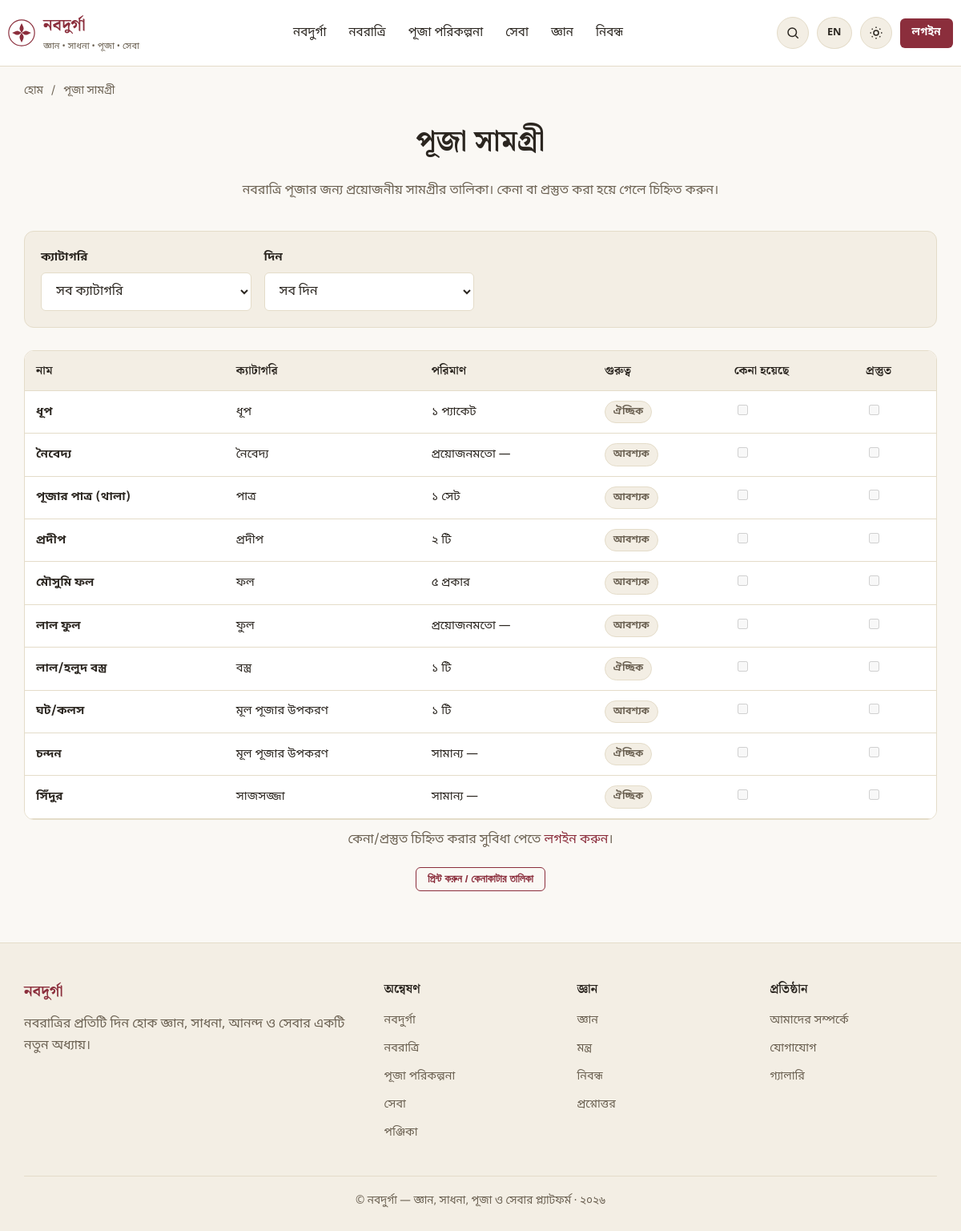
The app's page /puja-items with its own data.
### tables this page shows
CREATE TABLE IF NOT EXISTS puja_items (
    id INT UNSIGNED AUTO_INCREMENT PRIMARY KEY,
    name_bn VARCHAR(255) NOT NULL,
    name_en VARCHAR(255) NULL,
    category VARCHAR(100) NOT NULL,
    quantity VARCHAR(50) NULL,
    unit VARCHAR(50) NULL,
    used_day VARCHAR(100) NULL COMMENT 'e.g. all days / day 1,4,8',
    importance VARCHAR(50) NULL COMMENT 'আবশ্যক / ঐচ্ছিক',
    alternative VARCHAR(255) NULL,
    notes TEXT NULL,
    image VARCHAR(255) NULL,
    status ENUM('active','inactive') NOT NULL DEFAULT 'active',
    created_at DATETIME NOT NULL DEFAULT CURRENT_TIMESTAMP,
    updated_at DATETIME NOT NULL DEFAULT CURRENT_TIMESTAMP ON UPDATE CURRENT_TIMESTAMP,
    INDEX idx_puja_items_category (category)
);

### app/core/Controller.php (called while the page is built, shortened)
<?php
class Controller
{
    protected function view(string $view, array $data = [], ?string $layout = null): void
    {
        $viewFile = dirname(__DIR__) . '/views/' . $view . '.php';
        extract($data, EXTR_SKIP);
        require $viewFile;
    }
}

### app/controllers/PujaItemController.php (called while the page is built, shortened)
<?php
class PujaItemController extends Controller
{
    public function index(Request $request): void
    {
        $repo = new PujaItemRepository();
        $category = $request->query('category') ?: null;
        $day = $request->query('day') ?: null;
        $items = $repo->filtered($category, $day);
        $statuses = Auth::check() ? (new PujaStatusRepository())->forUser(Auth::id()) : [];
        $this->view('pages/puja-items', [
            'title' => 'পূজা সামগ্রী',
            'metaDescription' => 'নবরাত্রি পূজার জন্য প্রয়োজনীয় সামগ্রীর সম্পূর্ণ তালিকা।',
            'breadcrumbs' => [['label' => 'পূজা সামগ্রী']],
            'items' => $items,
            'categories' => $repo->categories(),
            'category' => $category,
            'day' => $day,
            'statuses' => $statuses,
        ]);
    }
}

### public/index.php (called while the page is built, shortened)
<?php
$router = new \App\Core\Router();
$router->setBasePath(\App\Core\Env::get('APP_BASE_PATH', ''));
$request = new \App\Core\Request();
$router->dispatch($request);

### app/core/Autoloader.php (called while the page is built, shortened)
<?php
class Autoloader
{
    protected static array $map = [
        'App\\Core\\' => 'core/',
        'App\\Controllers\\Admin\\' => 'controllers/admin/',
        'App\\Controllers\\' => 'controllers/',
        'App\\Models\\' => 'models/',
        'App\\Repositories\\' => 'repositories/',
        'App\\Services\\' => 'services/',
        'App\\Middleware\\' => 'middleware/',
        'App\\Validators\\' => 'validators/',
        'App\\Helpers\\' => 'helpers/',
    ];
    public static function register(string $appPath): void
    {
        spl_autoload_register(function (string $class) use ($appPath) {
            foreach (self::$map as $prefix => $dir) {
                if (str_starts_with($class, $prefix)) {
                    $relative = substr($class, strlen($prefix));
                    $relative = str_replace('\\', '/', $relative);
                    $file = rtrim($appPath, '/\\') . '/' . $dir . $relative . '.php';
                    if (is_file($file)) {
                        return;
                    }
                }
            }
        });
    }
}

### app/core/Env.php (called while the page is built, shortened)
<?php
class Env
{
    public static function get(string $key, $default = null)
    {
        $value = $_ENV[$key] ?? getenv($key);
        return match (strtolower((string) $value)) {
            'true', '(true)' => true,
            'false', '(false)' => false,
            'null', '(null)' => null,
            'empty', '(empty)' => '',
            default => $value,
        };
    }
}

### app/core/Database.php (called while the page is built, shortened)
<?php
class Database
{
    protected static ?PDO $instance = null;
    public static function connection(): PDO
    {
        if (self::$instance === null) {
            $host = Env::get('DB_HOST', '127.0.0.1');
            $port = Env::get('DB_PORT', '3306');
            $name = Env::get('DB_DATABASE', 'navadurga_db');
            $user = Env::get('DB_USERNAME', 'root');
            $pass = Env::get('DB_PASSWORD', '');
            $charset = Env::get('DB_CHARSET', 'utf8mb4');
            $dsn = "mysql:host={$host};port={$port};dbname={$name};charset={$charset}";
            try {
                self::$instance = new PDO($dsn, $user, $pass, [
                    PDO::ATTR_ERRMODE => PDO::ERRMODE_EXCEPTION,
                    PDO::ATTR_DEFAULT_FETCH_MODE => PDO::FETCH_ASSOC,
                    PDO::ATTR_EMULATE_PREPARES => true,
                ]);
            } catch (PDOException $e) {
                if (Env::get('APP_DEBUG', false)) {
                    throw $e;
                }
                http_response_code(500);
                require dirname(__DIR__) . '/views/errors/500.php';
                exit;
            }
        }
        return self::$instance;
    }
}

### app/core/Request.php (called while the page is built, shortened)
<?php
class Request
{
    protected array $get;
    public function __construct()
    {
        $this->get = $_GET;
    }
    public function query(string $key, $default = null)
    {
        return $this->get[$key] ?? $default;
    }
}

### app/repositories/PujaItemRepository.php (called while the page is built, shortened)
<?php
class PujaItemRepository extends Repository
{
    public function filtered(?string $category = null, ?string $day = null): array
    {
        $clauses = ["status = 'active'"];
        $params = [];
        $where = 'WHERE ' . implode(' AND ', $clauses);
        return $this->query("SELECT * FROM puja_items {$where} ORDER BY category ASC, name_bn ASC", $params);
    }
}

### app/core/Repository.php (called while the page is built, shortened)
<?php
abstract class Repository
{
    protected PDO $db;
    public function __construct()
    {
        $this->db = Database::connection();
    }
    public function query(string $sql, array $params = []): array
    {
        $stmt = $this->db->prepare($sql);
        $stmt->execute($params);
        return $stmt->fetchAll();
    }
}

### app/helpers/functions.php (called while the page is built, shortened)
<?php
if (!function_exists('base_path')) {
    function base_path(): string
    {
        return rtrim(Env::get('APP_BASE_PATH', ''), '/');
    }
}
if (!function_exists('url')) {
    function url(string $path = ''): string
    {
        return base_path() . '/' . ltrim($path, '/');
    }
}
if (!function_exists('e')) {
    function e(?string $value): string
    {
        return htmlspecialchars($value ?? '', ENT_QUOTES, 'UTF-8');
    }
}
if (!function_exists('is_logged_in')) {
    function is_logged_in(): bool
    {
        return Auth::check();
    }
}

### app/core/Session.php (called while the page is built, shortened)
<?php
class Session
{
    public static function get(string $key, $default = null)
    {
        return $_SESSION[$key] ?? $default;
    }
}

### app/core/Auth.php (called while the page is built, shortened)
<?php
class Auth
{
    protected static ?array $user = null;
    protected static bool $resolved = false;
    public static function check(): bool
    {
        return self::user() !== null;
    }
    public static function user(): ?array
    {
        if (self::$resolved) {
            return self::$user;
        }
        self::$resolved = true;
        $id = Session::get('user_id');
        if (!$id) {
            return null;
        }
        $repo = new UserRepository();
        $user = $repo->find($id);
        self::$user = $user;
        return $user;
    }
}

### app/views/pages/puja-items.php (the view, shortened to what this page needs)
<h1 class="text-center">পূজা সামগ্রী</h1>
<p class="section-subtitle">নবরাত্রি পূজার জন্য প্রয়োজনীয় সামগ্রীর তালিকা। কেনা বা প্রস্তুত করা হয়ে গেলে চিহ্নিত করুন।</p>
<form method="GET" class="filter-panel">
    <div class="form-row">
        <div class="form-group mb-0">
            <label>ক্যাটাগরি</label>
            <select name="category" class="form-control" onchange="this.form.submit()">
                <option value="">সব ক্যাটাগরি</option>
            </select>
        </div>
        <div class="form-group mb-0">
            <label>দিন</label>
            <select name="day" class="form-control" onchange="this.form.submit()">
                <option value="">সব দিন</option>
            </select>
        </div>
    </div>
</form>
<?php if (empty($items)): ?>
    <div class="empty-state"><div class="icon">🪔</div><p>কোনো সামগ্রী পাওয়া যায়নি।</p></div>
<?php else: ?>
<div class="table-responsive">
<table class="data-table stack-mobile">
    <thead><tr><th>নাম</th><th>ক্যাটাগরি</th><th>পরিমাণ</th><th>গুরুত্ব</th><th>কেনা হয়েছে</th><th>প্রস্তুত</th></tr></thead>
    <tbody>
    <?php foreach ($items as $item): $st = $statuses[$item['id']] ?? ['purchased' => 0, 'prepared' => 0]; ?>
        <tr>
            <td data-label="নাম"><strong><?= e($item['name_bn']) ?></strong><?php if ($item['alternative']): ?><div class="text-muted" style="font-size:0.8rem;">বিকল্প: <?= e($item['alternative']) ?></div><?php endif; ?></td>
            <td data-label="ক্যাটাগরি"><?= e($item['category']) ?></td>
            <td data-label="পরিমাণ"><?= e($item['quantity']) ?> <?= e($item['unit']) ?></td>
            <td data-label="গুরুত্ব"><span class="tag"><?= e($item['importance']) ?></span></td>
            <td data-label="কেনা হয়েছে">
                <input type="checkbox" class="puja-status-check" data-item-id="<?= $item['id'] ?>" data-field="purchased" <?= $st['purchased'] ? 'checked' : '' ?> <?= is_logged_in() ? '' : 'disabled' ?>>
            </td>
            <td data-label="প্রস্তুত">
                <input type="checkbox" class="puja-status-check" data-item-id="<?= $item['id'] ?>" data-field="prepared" <?= $st['prepared'] ? 'checked' : '' ?> <?= is_logged_in() ? '' : 'disabled' ?>>
            </td>
        </tr>
    <?php endforeach; ?>
    </tbody>
</table>
</div>
<?php if (!is_logged_in()): ?>
    <p class="text-muted text-center" style="margin-top:12px;">কেনা/প্রস্তুত চিহ্নিত করার সুবিধা পেতে <a href="<?= url('/login') ?>">লগইন করুন</a>।</p>
<?php endif; ?>
<div class="text-center" style="margin-top:20px;">
    <button class="btn btn-outline btn-sm" data-print>প্রিন্ট করুন / কেনাকাটার তালিকা</button>
</div>
<?php endif; ?>

### app/core/Router.php (shortened to what this page needs)
<?php
class Router
{
    protected array $routes = [];
    protected string $basePath = '';
    public function setBasePath(string $path): void
    {
        $this->basePath = rtrim($path, '/');
    }
    protected function add(string $method, string $uri, $handler, array $middleware): void
    {
        $this->routes[] = [
            'method' => $method,
            'uri' => '/' . trim($uri, '/'),
            'handler' => $handler,
            'middleware' => $middleware,
        ];
    }
    public function dispatch(Request $request): void
    {
        $uri = $request->uriPath($this->basePath);
        foreach ($this->routes as $route) {
            $pattern = $this->compile($route['uri']);
            if (preg_match($pattern, $uri, $matches)) {
                $params = array_filter($matches, 'is_string', ARRAY_FILTER_USE_KEY);
                $this->call($route['handler'], $request, $params);
                return;
            }
        }
    }
    protected function compile(string $uri): string
    {
        $pattern = preg_replace('#\{([a-zA-Z_][a-zA-Z0-9_]*)\}#', '(?P<$1>[^/]+)', $uri);
        return '#^' . $pattern . '$#u';
    }
    protected function call($handler, Request $request, array $params): void
    {
        [$class, $method] = $handler;
        $controller = new $class();
        call_user_func_array([$controller, $method], array_merge([$request], array_values($params)));
    }
}

### public/assets/css/app.css (style rules this page uses)
:root { --color-bg: #FAF8F4; --color-surface: #FFFFFF; --color-surface-alt: #F3EEE4; --color-border: #E4DCC9; --color-text: #2B2620; --color-text-muted: #6B6152; --color-primary: #8B2E3C; --color-primary-dark: #6E1F2B; --color-primary-soft: #F4E4E6; --color-accent: #B8842E; --color-accent-soft: #F6ECD9; --color-success: #2F6D4F; --color-success-soft: #E4F1EA; --color-danger: #B3261E; --color-danger-soft: #FBE7E5; --color-info: #2E5D8B; --color-info-soft: #E4EDF6; --shadow-sm: 0 1px 3px rgba(43, 38, 32, 0.08); --shadow-md: 0 4px 16px rgba(43, 38, 32, 0.10); --radius-sm: 6px; --radius-md: 12px; --radius-lg: 20px; --font-body: 'Noto Sans Bengali', 'Nirmala UI', 'Vrinda', 'Noto Sans', system-ui, sans-serif; --font-heading: 'Noto Serif Bengali', 'Nirmala UI', 'Vrinda', 'Noto Serif', Georgia, serif; --container-width: 1180px; }
* { box-sizing: border-box; }
html { scroll-behavior: smooth; }
body { margin: 0; font-family: var(--font-body); background: var(--color-bg); color: var(--color-text); line-height: 1.7; font-size: 16px; -webkit-font-smoothing: antialiased; }
h1, h2, h3, h4 { font-family: var(--font-heading); font-weight: 700; line-height: 1.35; margin: 0 0 0.6em; color: var(--color-text); }
h1 { font-size: clamp(1.9rem, 3vw, 2.6rem); }
p { margin: 0 0 1em; color: var(--color-text); }
a { color: var(--color-primary); text-decoration: none; }
.section-subtitle { text-align: center; color: var(--color-text-muted); max-width: 640px; margin: 0 auto 36px; }
.btn { display: inline-flex; align-items: center; justify-content: center; gap: 8px; padding: 11px 22px; border-radius: var(--radius-sm); font-weight: 600; font-size: 0.95rem; border: 1px solid transparent; cursor: pointer; transition: transform 0.05s ease, background 0.15s ease; text-decoration: none; }
.btn-outline { background: transparent; border-color: var(--color-primary); color: var(--color-primary); }
.btn-sm { padding: 6px 14px; font-size: 0.85rem; }
.tag { display: inline-block; font-size: 0.75rem; font-weight: 600; padding: 3px 10px; border-radius: 999px; background: var(--color-surface-alt); color: var(--color-text-muted); border: 1px solid var(--color-border); }
.form-group { margin-bottom: 18px; }
label { display: block; font-weight: 600; margin-bottom: 6px; font-size: 0.92rem; }
.form-control { width: 100%; padding: 11px 14px; border: 1px solid var(--color-border); border-radius: var(--radius-sm); background: var(--color-surface); color: var(--color-text); font-family: inherit; font-size: 1rem; }
.form-row { display: grid; grid-template-columns: 1fr 1fr; gap: 16px; }
table.data-table { width: 100%; border-collapse: collapse; background: var(--color-surface); }
table.data-table th, table.data-table td { text-align: left; padding: 12px 14px; border-bottom: 1px solid var(--color-border); font-size: 0.92rem; }
table.data-table th { background: var(--color-surface-alt); font-family: var(--font-heading); }
.table-responsive { overflow-x: auto; border: 1px solid var(--color-border); border-radius: var(--radius-md); }
.filter-panel { background: var(--color-surface-alt); border: 1px solid var(--color-border); border-radius: var(--radius-md); padding: 20px; margin-bottom: 28px; }
.filter-panel .form-row { grid-template-columns: repeat(4, 1fr); }
.text-center { text-align: center; }
.text-muted { color: var(--color-text-muted); }
.mb-0 { margin-bottom: 0; }

### records on screen
puja_items: name_bn "ধূপ", category "ধূপ", quantity "১", unit "প্যাকেট", importance "ঐচ্ছিক"
puja_items: name_bn "নৈবেদ্য", category "নৈবেদ্য", quantity "প্রয়োজনমতো", unit "—", importance "আবশ্যক"
puja_items: name_bn "পূজার পাত্র (থালা)", category "পাত্র", quantity "১", unit "সেট", importance "আবশ্যক"
puja_items: name_bn "প্রদীপ", category "প্রদীপ", quantity "২", unit "টি", importance "আবশ্যক"
puja_items: name_bn "মৌসুমি ফল", category "ফল", quantity "৫", unit "প্রকার", importance "আবশ্যক"
puja_items: name_bn "লাল ফুল", category "ফুল", quantity "প্রয়োজনমতো", unit "—", importance "আবশ্যক"
puja_items: name_bn "লাল/হলুদ বস্ত্র", category "বস্ত্র", quantity "১", unit "টি", importance "ঐচ্ছিক"
puja_items: name_bn "ঘট/কলস", category "মূল পূজার উপকরণ", quantity "১", unit "টি", importance "আবশ্যক"
puja_items: name_bn "চন্দন", category "মূল পূজার উপকরণ", quantity "সামান্য", unit "—", importance "ঐচ্ছিক"
puja_items: name_bn "সিঁদুর", category "সাজসজ্জা", quantity "সামান্য", unit "—", importance "ঐচ্ছিক"

### other values on screen
setting('site_name', 'নবদুর্গা') "নবদুর্গা"
setting('site_subtitle', 'জ্ঞান • সাধনা • পূজা • সেবা') "জ্ঞান • সাধনা • পূজা • সেবা"
t('nav.navadurga') "নবদুর্গা"
t('nav.navaratri') "নবরাত্রি"
t('nav.puja_planning') "পূজা পরিকল্পনা"
t('nav.seva') "সেবা"
t('nav.learning') "জ্ঞান"
t('nav.articles') "নিবন্ধ"
t('nav.login') "লগইন"
$crumb['label'] "পূজা সামগ্রী"
t('footer.explore') "অন্বেষণ"
t('nav.calendar') "পঞ্জিকা"
t('footer.knowledge') "জ্ঞান"
t('nav.mantras') "মন্ত্র"
t('nav.faq') "প্রশ্নোত্তর"
